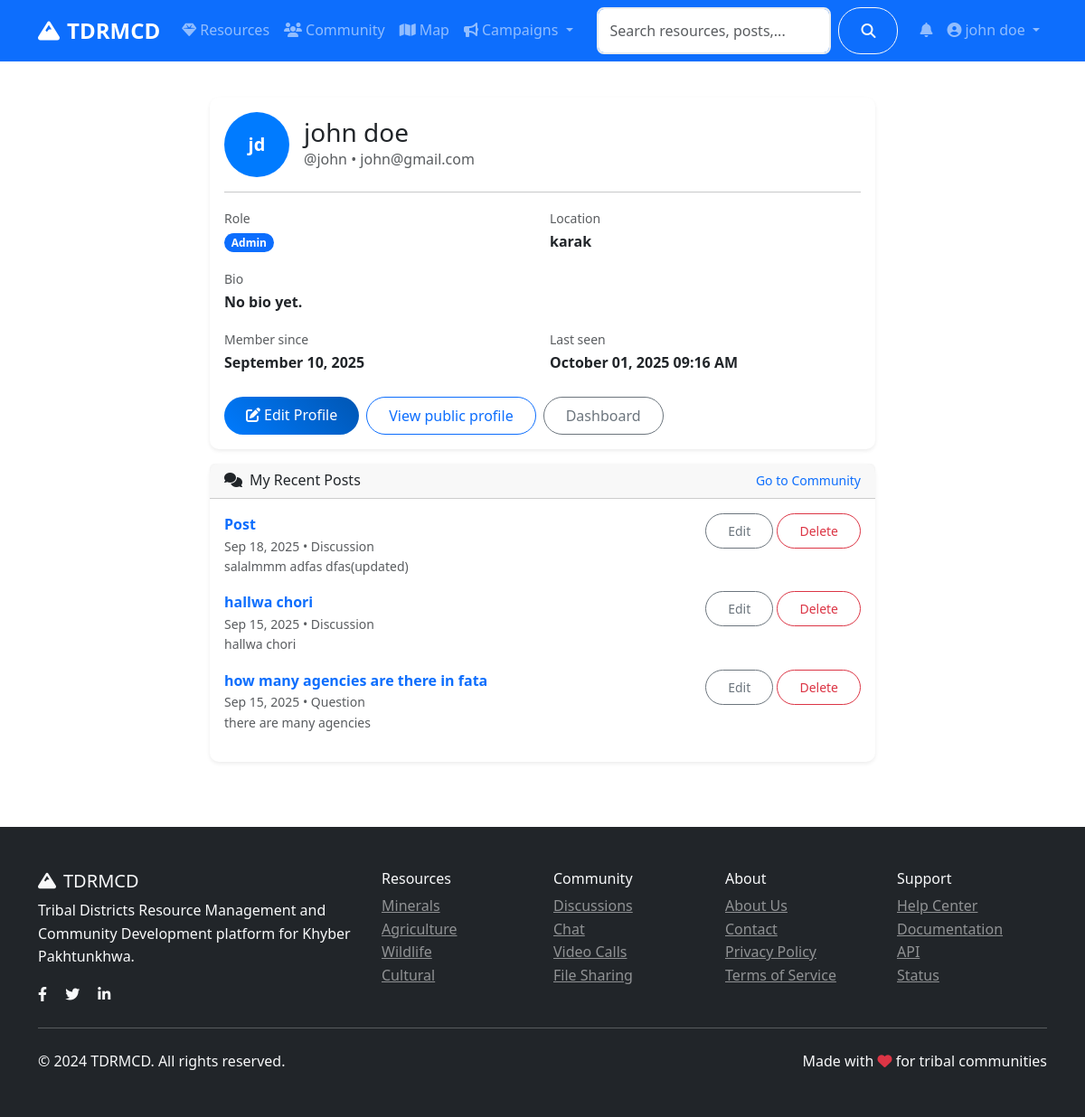
/auth/profile (signed in), run on an earlier commit of the app's database.
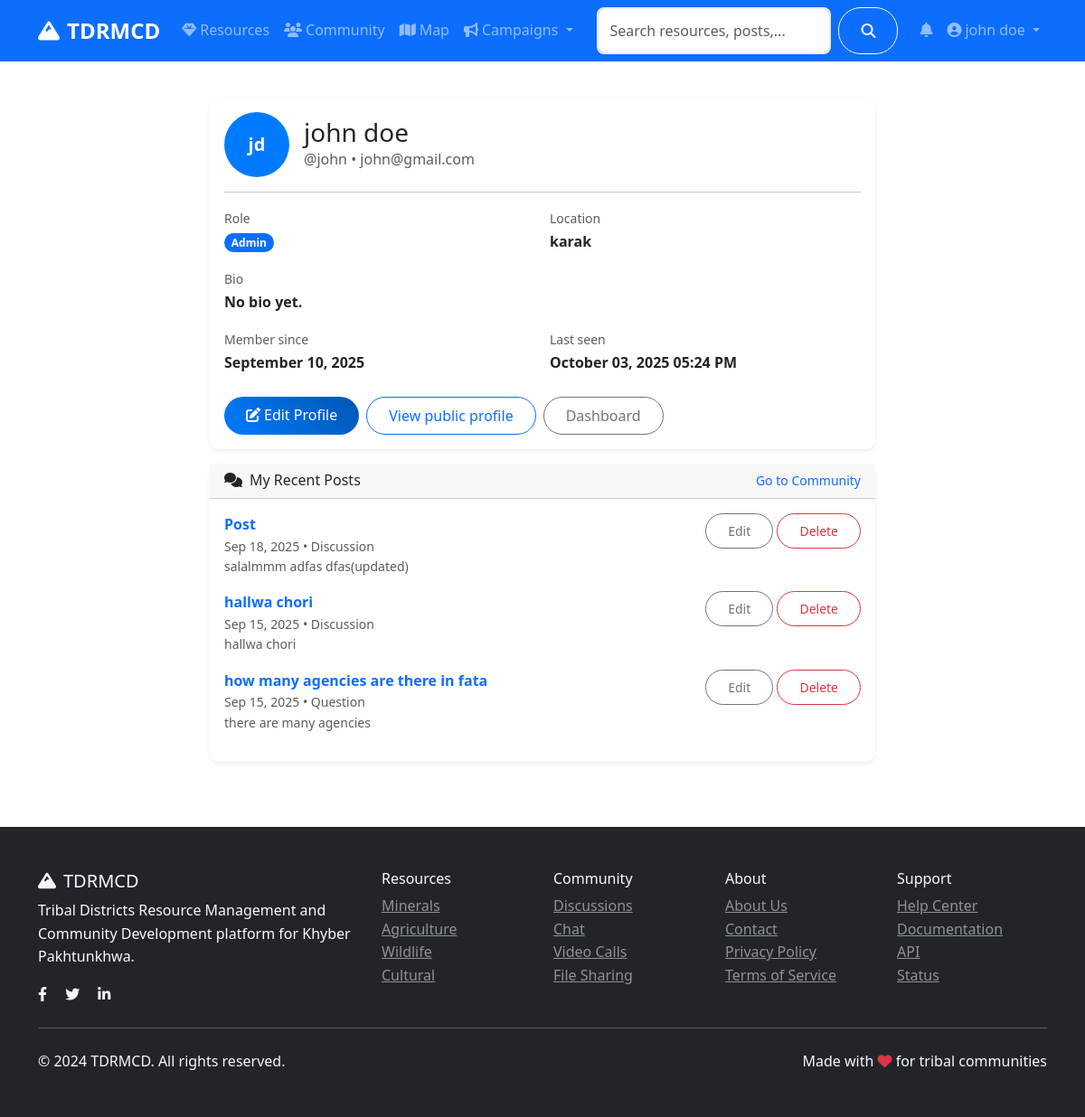
And on a later commit of the database.
### models.py (models this page shows, shortened)
class User(UserMixin, db.Model):
    id = db.Column(db.Integer, primary_key=True)
    username = db.Column(db.String(80), unique=True, nullable=False)
    email = db.Column(db.String(120), unique=True, nullable=False)
    password_hash = db.Column(db.String(120), nullable=False)
    first_name = db.Column(db.String(50), nullable=False)
    last_name = db.Column(db.String(50), nullable=False)
    role = db.Column(db.String(20), default='user')  # user, admin, researcher
    location = db.Column(db.String(100))
    bio = db.Column(db.Text)
    avatar = db.Column(db.String(200), default='default.jpg')
    is_active = db.Column(db.Boolean, default=True)
    created_at = db.Column(db.DateTime, default=datetime.utcnow)
    last_seen = db.Column(db.DateTime, default=datetime.utcnow)
    resources = db.relationship('Resource', backref='author', lazy='dynamic')
    posts = db.relationship('CommunityPost', backref='author', lazy='dynamic')
    chat_messages = db.relationship('ChatMessage', backref='sender', lazy='dynamic')
    file_submissions = db.relationship(
        'FileSubmission',
        foreign_keys='FileSubmission.submitter_id',
        backref='submitter',
        lazy='dynamic'
    )
    reviewed_submissions = db.relationship(
        'FileSubmission',
        foreign_keys='FileSubmission.reviewed_by',
        backref='reviewer_user',
        lazy='dynamic'
    )
    notifications = db.relationship('Notification', backref='user', lazy='dynamic')
    def get_full_name(self):
        return f"{self.first_name} {self.last_name}"
    def is_admin(self):
        return self.role == 'admin'

class CommunityPost(db.Model):
    id = db.Column(db.Integer, primary_key=True)
    title = db.Column(db.String(200), nullable=False)
    content = db.Column(db.Text, nullable=False)
    category = db.Column(db.String(50), nullable=False)  # discussion, question, announcement
    tags = db.Column(db.String(200))
    image_url = db.Column(db.String(200))
    likes = db.Column(db.Integer, default=0)
    views = db.Column(db.Integer, default=0)
    author_id = db.Column(db.Integer, db.ForeignKey('user.id'), nullable=False)
    created_at = db.Column(db.DateTime, default=datetime.utcnow)
    updated_at = db.Column(db.DateTime, default=datetime.utcnow, onupdate=datetime.utcnow)
    comments = db.relationship('Comment', backref='post', lazy='dynamic', cascade='all, delete-orphan')
    likes_relation = db.relationship('PostLike', backref='post', lazy='dynamic', cascade='all, delete-orphan')

### routes/auth.py (the view)
@auth_bp.route('/profile')
@login_required
def profile():
    posts = CommunityPost.query.filter_by(author_id=current_user.id).order_by(desc(CommunityPost.created_at)).limit(10).all()
    return render_template('auth/profile.html', user=current_user, posts=posts)

### app.py (called while the page is built)
@login_manager.user_loader
def load_user(user_id):
    return User.query.get(int(user_id))

### templates/auth/profile.html (shortened to what this page needs)
{% extends "base.html" %}
{% block content %}
<div class="container py-4">
    <div class="row justify-content-center">
        <div class="col-lg-8">
            <div class="card shadow-sm">
                <div class="card-body">
                    <div class="d-flex align-items-center mb-3">
                        <div class="me-3">
                            {% if user.avatar and user.avatar != 'default.jpg' %}
                            <img src="{{ url_for('serve_uploaded_file', subdir='avatars', filename=user.avatar) }}" alt="Avatar" class="rounded-circle" style="width:72px;height:72px;object-fit:cover;">
                            {% else %}
                            <div class="avatar" style="width:72px;height:72px;font-size:1.25rem;">{{ user.first_name[0] }}{{ user.last_name[0] }}</div>
                            {% endif %}
                        </div>
                        <div>
                            <h3 class="mb-0">{{ user.get_full_name() }}</h3>
                            <div class="text-muted">@{{ user.username }} • {{ user.email }}</div>
                        </div>
                    </div>
                    <hr>
                    <div class="row g-3">
                        <div class="col-md-6">
                            <label class="text-muted small">Role</label>
                            <div class="fw-semibold"><span class="badge bg-primary">{{ user.role.title() }}</span></div>
                        </div>
                        <div class="col-md-6">
                            <label class="text-muted small">Location</label>
                            <div class="fw-semibold">{{ user.location or '—' }}</div>
                        </div>
                        <div class="col-12">
                            <label class="text-muted small">Bio</label>
                            <div class="fw-semibold">{{ user.bio or 'No bio yet.' }}</div>
                        </div>
                        <div class="col-md-6">
                            <label class="text-muted small">Member since</label>
                            <div class="fw-semibold">{{ user.created_at.strftime('%B %d, %Y') }}</div>
                        </div>
                        <div class="col-md-6">
                            <label class="text-muted small">Last seen</label>
                            <div class="fw-semibold">{{ user.last_seen.strftime('%B %d, %Y %I:%M %p') }}</div>
                        </div>
                    </div>
                    <div class="mt-4 d-flex gap-2">
                        <a class="btn btn-primary" href="{{ url_for('auth.edit_profile') }}"><i class="fas fa-edit me-1"></i>Edit Profile</a>
                        <a class="btn btn-outline-primary" href="{{ url_for('auth.public_profile', username=user.username) }}">View public profile</a>
                        <a class="btn btn-outline-secondary" href="{{ url_for('main.dashboard') }}">Dashboard</a>
                    </div>
                </div>
            </div>
            {% if posts %}
            <div class="card shadow-sm mt-3">
                <div class="card-header d-flex justify-content-between align-items-center">
                    <h6 class="mb-0"><i class="fas fa-comments me-2"></i>My Recent Posts</h6>
                    <a class="small text-decoration-none" href="{{ url_for('community.index') }}">Go to Community</a>
                </div>
                <div class="card-body">
                    {% for p in posts %}
                    <div class="mb-3 d-flex justify-content-between align-items-start">
                        <div>
                            <a class="text-decoration-none" href="{{ url_for('community.post_detail', id=p.id) }}">
                                <strong>{{ p.title or 'Post' }}</strong>
                            </a>
                            <div class="text-muted small">{{ p.created_at.strftime('%b %d, %Y') }} • {{ p.category.title() }}</div>
                            <div class="small text-muted">{{ p.content[:120] }}{% if p.content|length > 120 %}...{% endif %}</div>
                        </div>
                        <div class="ms-3">
                            <a class="btn btn-sm btn-outline-secondary" href="{{ url_for('community.edit_post', id=p.id) }}">Edit</a>
                            <button class="btn btn-sm btn-outline-danger" type="button" data-delete-post-id="{{ p.id }}">Delete</button>
                        </div>
                    </div>
                    {% endfor %}
                </div>
            </div>
            {% endif %}
        </div>
    </div>
</div>
{% endblock %}

### templates/base.html (shortened to what this page needs)
<!DOCTYPE html>
<html lang="en">
<head>
    <link href="https://cdn.jsdelivr.net/npm/bootstrap@5.3.0/dist/css/bootstrap.min.css" rel="stylesheet">
    <link rel="stylesheet" href="https://cdnjs.cloudflare.com/ajax/libs/font-awesome/6.4.0/css/all.min.css">
    <link rel="stylesheet" href="https://unpkg.com/leaflet@1.9.4/dist/leaflet.css">
    <link rel="stylesheet" href="{{ url_for('static', filename='css/style.css') }}">
</head>
<body>
    <nav class="navbar navbar-expand-lg navbar-dark bg-primary sticky-top">
        <div class="container">
            <a class="navbar-brand fw-bold" href="{{ url_for('main.index') }}">
                <i class="fas fa-mountain me-2"></i>TDRMCD
            </a>
            <div class="collapse navbar-collapse" id="navbarNav">
                <ul class="navbar-nav me-auto">
                    <li class="nav-item">
                        <a class="nav-link" href="{{ url_for('resources.index') }}">
                            <i class="fas fa-gem me-1"></i>Resources
                        </a>
                    </li>
                    <li class="nav-item">
                        <a class="nav-link" href="{{ url_for('community.index') }}">
                            <i class="fas fa-users me-1"></i>Community
                        </a>
                    </li>
                    <li class="nav-item">
                        <a class="nav-link" href="{{ url_for('main.map_view') }}">
                            <i class="fas fa-map me-1"></i>Map
                        </a>
                    </li>
                    <li class="nav-item dropdown">
                        <a class="nav-link dropdown-toggle" href="#" role="button" data-bs-toggle="dropdown">
                            <i class="fas fa-bullhorn me-1"></i>Campaigns
                        </a>
                    </li>
                </ul>
                <form class="d-flex me-3 search-form no-loading" action="{{ url_for('main.search') }}" method="GET" onsubmit="return TDRMCD.validateSearch(event);">
                    <input class="form-control me-2" type="search" name="q" id="navbar-search" placeholder="Search resources, posts, users..." value="{{ request.args.get('q', '') }}">
                    <button class="btn btn-outline-light" type="submit">
                        <i class="fas fa-search"></i>
                    </button>
                </form>
                <ul class="navbar-nav">
                    {% if current_user.is_authenticated %}
                        <li class="nav-item dropdown">
                            <a class="nav-link" href="#" role="button" data-bs-toggle="dropdown" aria-expanded="false">
                                <span class="position-relative">
                                    <i class="fas fa-bell"></i>
                                </span>
                            </a>
                        </li>
                        <li class="nav-item dropdown">
                            <a class="nav-link dropdown-toggle" href="#" role="button" data-bs-toggle="dropdown">
                                <i class="fas fa-user-circle me-1"></i>{{ current_user.get_full_name() }}
                            </a>
                        </li>
                    {% endif %}
                </ul>
            </div>
        </div>
    </nav>
    <main>
        {% block content %}{% endblock %}
    </main>
    <footer class="bg-dark text-light py-5 mt-5">
        <div class="container">
            <div class="row">
                <div class="col-md-4">
                    <h5><i class="fas fa-mountain me-2"></i>TDRMCD</h5>
                    <p>Tribal Districts Resource Management and Community Development platform for Khyber Pakhtunkhwa.</p>
                    <div class="social-links">
                        <a href="#" class="text-light me-3"><i class="fab fa-facebook-f"></i></a>
                        <a href="#" class="text-light me-3"><i class="fab fa-twitter"></i></a>
                        <a href="#" class="text-light me-3"><i class="fab fa-linkedin-in"></i></a>
                    </div>
                </div>
                <div class="col-md-2">
                    <h6>Resources</h6>
                    <ul class="list-unstyled">
                        <li><a href="{{ url_for('resources.by_category', category='minerals') }}" class="text-light-50">Minerals</a></li>
                        <li><a href="{{ url_for('resources.by_category', category='agriculture') }}" class="text-light-50">Agriculture</a></li>
                        <li><a href="{{ url_for('resources.by_category', category='wildlife') }}" class="text-light-50">Wildlife</a></li>
                        <li><a href="{{ url_for('resources.by_category', category='cultural') }}" class="text-light-50">Cultural</a></li>
                    </ul>
                </div>
                <div class="col-md-2">
                    <h6>Community</h6>
                    <ul class="list-unstyled">
                        <li><a href="{{ url_for('community.index') }}" class="text-light-50">Discussions</a></li>
                        <li><a href="{{ url_for('community.chat') }}" class="text-light-50">Chat</a></li>
                        <li><a href="{{ url_for('community.video_calls') }}" class="text-light-50">Video Calls</a></li>
                        <li><a href="{{ url_for('community.files') }}" class="text-light-50">File Sharing</a></li>
                    </ul>
                </div>
                <div class="col-md-2">
                    <h6>About</h6>
                    <ul class="list-unstyled">
                        <li><a href="{{ url_for('main.about') }}" class="text-light-50">About Us</a></li>
                        <li><a href="{{ url_for('main.contact') }}" class="text-light-50">Contact</a></li>
                        <li><a href="{{ url_for('auth.privacy_policy') }}" class="text-light-50">Privacy Policy</a></li>
                        <li><a href="{{ url_for('auth.terms_of_service') }}" class="text-light-50">Terms of Service</a></li>
                    </ul>
                </div>
                <div class="col-md-2">
                    <h6>Support</h6>
                    <ul class="list-unstyled">
                        <li><a href="{{ url_for('main.help_center') }}" class="text-light-50">Help Center</a></li>
                        <li><a href="{{ url_for('main.documentation') }}" class="text-light-50">Documentation</a></li>
                        <li><a href="{{ url_for('main.api_page') }}" class="text-light-50">API</a></li>
                        <li><a href="{{ url_for('main.status_page') }}" class="text-light-50">Status</a></li>
                    </ul>
                </div>
            </div>
            <hr class="my-4">
            <div class="row align-items-center">
                <div class="col-md-6">
                    <p class="mb-0">&copy; 2024 TDRMCD. All rights reserved.</p>
                </div>
                <div class="col-md-6 text-md-end">
                    <p class="mb-0">Made with <i class="fas fa-heart text-danger"></i> for tribal communities</p>
                </div>
            </div>
        </div>
    </footer>
</body>
</html>

### static/css/style.css (style rules this page uses)
:root { --primary-color: #007bff; --secondary-color: #6c757d; --success-color: #28a745; --info-color: #17a2b8; --warning-color: #ffc107; --danger-color: #dc3545; --light-color: #f8f9fa; --dark-color: #343a40; }
.avatar { width: 40px; height: 40px; border-radius: 50%; background-color: var(--primary-color); color: white; display: flex; align-items: center; justify-content: center; font-weight: bold; font-size: 0.875rem; }
body { font-family: 'Segoe UI', Tahoma, Geneva, Verdana, sans-serif; line-height: 1.6; }
.navbar-brand { font-size: 1.5rem; font-weight: 700; }
.card { border: none; border-radius: 10px; transition: all 0.3s ease; }
.btn { border-radius: 25px; padding: 0.5rem 1.5rem; font-weight: 500; transition: all 0.3s ease; cursor: pointer; }
.btn-primary { background: linear-gradient(45deg, var(--primary-color), #0056b3); border: none; }
.form-control { border-radius: 8px; border: 2px solid #e9ecef; padding: 0.75rem; transition: all 0.3s ease; }
.badge { font-size: 0.75rem; padding: 0.35em 0.65em; border-radius: 15px; }
.avatar { width: 40px; height: 40px; background: var(--primary-color); color: white; border-radius: 50%; display: flex; align-items: center; justify-content: center; font-weight: 600; font-size: 0.875rem; }
.text-light-50 { color: rgba(255, 255, 255, 0.5) !important; }

What changed in the data, as far as the page shows it:
changed User "john doe": last_seen "October 01, 2025 09:16 AM" → "October 03, 2025 05:24 PM"
